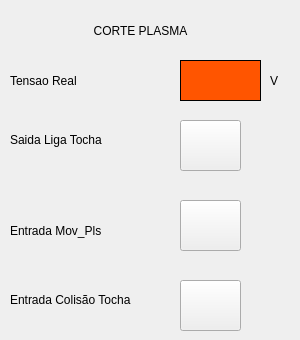
   <widget class="QWidget" name="page_1">
    <widget class="QLabel" name="label_6">
     <property name="geometry">
      <rect>
       <x>60</x>
       <y>20</y>
       <width>161</width>
       <height>21</height>
      </rect>
     </property>
     <property name="styleSheet">
      <string notr="true">font: 75 14pt &quot;MS Shell Dlg 2&quot;;
color: rgb(0, 0, 0);</string>
     </property>
     <property name="text">
      <string>CORTE PLASMA</string>
     </property>
     <property name="alignment">
      <set>Qt::AlignCenter</set>
     </property>
     <property name="PasswordLevel" stdset="0">
      <number>0</number>
     </property>
     <property name="Hide" stdset="0">
      <bool>true</bool>
     </property>
    </widget>
    <widget class="QLabel" name="label_2">
     <property name="geometry">
      <rect>
       <x>10</x>
       <y>70</y>
       <width>91</width>
       <height>21</height>
      </rect>
     </property>
     <property name="styleSheet">
      <string notr="true">font: 75 12pt &quot;Arial&quot;;
color: rgb(0, 0, 0);</string>
     </property>
     <property name="text">
      <string>Tensao Real</string>
     </property>
     <property name="PasswordLevel" stdset="0">
      <number>0</number>
     </property>
     <property name="Hide" stdset="0">
      <bool>true</bool>
     </property>
    </widget>
    <widget class="QHmiButton" name="QHmiButton_3">
     <property name="geometry">
      <rect>
       <x>180</x>
       <y>200</y>
       <width>61</width>
       <height>51</height>
      </rect>
     </property>
     <property name="text">
      <string/>
     </property>
     <property name="icon">
      <iconset>
       <normaloff>../res/leds/led_round_040_G_off.png</normaloff>
       <normalon>../res/leds/led_round_040_G_on.png</normalon>../res/leds/led_round_040_G_off.png</iconset>
     </property>
     <property name="iconSize">
      <size>
       <width>32</width>
       <height>32</height>
      </size>
     </property>
     <property name="fieldName">
      <cstring>CONF1_MOV_CNC_OK</cstring>
     </property>
     <property name="PasswordLevel" stdset="0">
      <number>0</number>
     </property>
     <property name="Hide" stdset="0">
      <bool>true</bool>
     </property>
     <property name="Align left" stdset="0">
      <bool>false</bool>
     </property>
    </widget>
    <widget class="QHmiButton" name="QHmiButton_4">
     <property name="geometry">
      <rect>
       <x>180</x>
       <y>280</y>
       <width>61</width>
       <height>51</height>
      </rect>
     </property>
     <property name="text">
      <string/>
     </property>
     <property name="icon">
      <iconset>
       <normaloff>../res/leds/led_round_040_G_off.png</normaloff>
       <normalon>../res/leds/led_round_040_G_on.png</normalon>../res/leds/led_round_040_G_off.png</iconset>
     </property>
     <property name="iconSize">
      <size>
       <width>32</width>
       <height>32</height>
      </size>
     </property>
     <property name="fieldName">
      <cstring>CONF1_G_B_COLISAO_THC</cstring>
     </property>
     <property name="PasswordLevel" stdset="0">
      <number>0</number>
     </property>
     <property name="Hide" stdset="0">
      <bool>true</bool>
     </property>
     <property name="Align left" stdset="0">
      <bool>false</bool>
     </property>
    </widget>
    <widget class="QLabel" name="label_22">
     <property name="geometry">
      <rect>
       <x>10</x>
       <y>290</y>
       <width>171</width>
       <height>21</height>
      </rect>
     </property>
     <property name="styleSheet">
      <string notr="true">font: 75 12pt &quot;Arial&quot;;
color: rgb(0, 0, 0);</string>
     </property>
     <property name="text">
      <string>&lt;html&gt;&lt;head/&gt;&lt;body&gt;&lt;p&gt;Entrada Colisão Tocha&lt;/p&gt;&lt;/body&gt;&lt;/html&gt;</string>
     </property>
     <property name="PasswordLevel" stdset="0">
      <number>0</number>
     </property>
     <property name="Hide" stdset="0">
      <bool>true</bool>
     </property>
    </widget>
    <widget class="QLabel" name="label_23">
     <property name="geometry">
      <rect>
       <x>10</x>
       <y>130</y>
       <width>131</width>
       <height>21</height>
      </rect>
     </property>
     <property name="styleSheet">
      <string notr="true">font: 75 12pt &quot;Arial&quot;;
color: rgb(0, 0, 0);</string>
     </property>
     <property name="text">
      <string>&lt;html&gt;&lt;head/&gt;&lt;body&gt;&lt;p&gt;Saida Liga Tocha&lt;/p&gt;&lt;/body&gt;&lt;/html&gt;</string>
     </property>
     <property name="PasswordLevel" stdset="0">
      <number>0</number>
     </property>
     <property name="Hide" stdset="0">
      <bool>true</bool>
     </property>
    </widget>
    <widget class="QHmiLabel" name="qHmiLabel_3">
     <property name="geometry">
      <rect>
       <x>180</x>
       <y>60</y>
       <width>81</width>
       <height>41</height>
      </rect>
     </property>
     <property name="styleSheet">
      <string notr="true">background-color: rgb(255, 85, 0);
font: 75 14pt &quot;Arial&quot;;</string>
     </property>
     <property name="frameShape">
      <enum>QFrame::Panel</enum>
     </property>
     <property name="alignment">
      <set>Qt::AlignCenter</set>
     </property>
     <property name="fieldName">
      <cstring>CONF1_TENSAO_REAL</cstring>
     </property>
     <property name="fieldValue">
      <cstring>100</cstring>
     </property>
     <property name="PasswordLevel" stdset="0">
      <number>0</number>
     </property>
     <property name="Hide" stdset="0">
      <bool>true</bool>
     </property>
    </widget>
    <widget class="QLabel" name="label_9">
     <property name="geometry">
      <rect>
       <x>270</x>
       <y>70</y>
       <width>21</width>
       <height>21</height>
      </rect>
     </property>
     <property name="styleSheet">
      <string notr="true">font: 75 12pt &quot;Arial&quot;;</string>
     </property>
     <property name="text">
      <string>V</string>
     </property>
     <property name="PasswordLevel" stdset="0">
      <number>0</number>
     </property>
     <property name="Hide" stdset="0">
      <bool>true</bool>
     </property>
    </widget>
    <widget class="QHmiButton" name="QHmiButton_5">
     <property name="geometry">
      <rect>
       <x>180</x>
       <y>120</y>
       <width>61</width>
       <height>51</height>
      </rect>
     </property>
     <property name="text">
      <string/>
     </property>
     <property name="icon">
      <iconset>
       <normaloff>../res/leds/led_round_040_R_off.png</normaloff>
       <normalon>../res/leds/led_round_040_R_on.png</normalon>
       <disabledoff>../res/leds/led_round_040_R_off.png</disabledoff>
       <disabledon>../res/leds/led_round_040_R_on.png</disabledon>../res/leds/led_round_040_R_off.png</iconset>
     </property>
     <property name="iconSize">
      <size>
       <width>32</width>
       <height>32</height>
      </size>
     </property>
     <property name="fieldName">
      <cstring>CONF1_B_TOCHA</cstring>
     </property>
     <property name="PasswordLevel" stdset="0">
      <number>0</number>
     </property>
     <property name="Hide" stdset="0">
      <bool>true</bool>
     </property>
     <property name="Align left" stdset="0">
      <bool>false</bool>
     </property>
    </widget>
    <widget class="QLabel" name="label_21">
     <property name="geometry">
      <rect>
       <x>10</x>
       <y>220</y>
       <width>141</width>
       <height>21</height>
      </rect>
     </property>
     <property name="styleSheet">
      <string notr="true">font: 75 12pt &quot;Arial&quot;;
col
color: rgb(0, 0, 0);</string>
     </property>
     <property name="text">
      <string>Entrada Mov_Pls</string>
     </property>
     <property name="PasswordLevel" stdset="0">
      <number>0</number>
     </property>
     <property name="Hide" stdset="0">
      <bool>true</bool>
     </property>
    </widget>
   </widget>
